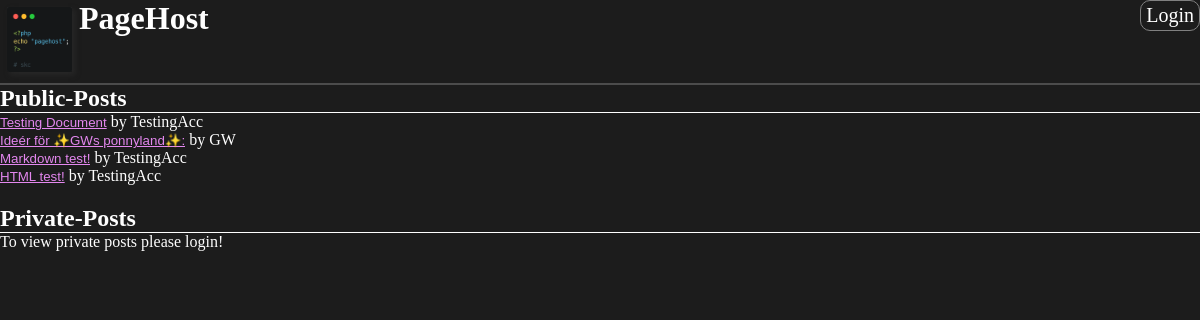
The page / on the database its author committed.
### tables this page shows
CREATE TABLE `posts` (
  `ID` int(11) NOT NULL,
  `Header` varchar(255) DEFAULT NULL,
  `Content` mediumtext DEFAULT NULL,
  `AuthorID` int(11) DEFAULT NULL,
  `ContentType` int(1) DEFAULT NULL
);

CREATE TABLE `users` (
  `ID` int(11) NOT NULL,
  `Username` varchar(45) DEFAULT NULL,
  `Password` varchar(80) DEFAULT NULL,
  `DispName` varchar(45) DEFAULT NULL,
  `ProfPic` blob DEFAULT NULL
);

### php/_functions.php (called while the page is built, shortened)
<?php
function functionExSQL($dbInstance,string $sqlcmd,bool $hasMultipleReturn=false,bool $prepare=false,string $bindTypesString="",array $prepareStatements=array(),bool $retExecuteRet=false,bool $yieldRetID=false) {
    if ($prepare == true) {
        $prepped_statement = $dbInstance->prepare($sqlcmd);
        $bindParams = array_merge(array($bindTypesString),$prepareStatements);
        $prepped_statement->bind_param(...$bindParams);
        $executeReturn = $prepped_statement->execute();
        $resultF = $prepped_statement->get_result();
    } else {
        $resultF = $dbInstance->query($sqlcmd);
    }
    if ($hasMultipleReturn == true) {
        $results = array();
        while ($res = $resultF->fetch_assoc()) {
            $results[] = $res;
        }
        return $results;
    }
    return $resultF->fetch_assoc();
}
function getClientNameFromID($dbInstance,$userTable, int $clientID) {
    $sqlcmd = "SELECT Username,DispName FROM " . $userTable . " WHERE ID=?";
    $result = functionExSQL($dbInstance,$sqlcmd,False,True,"i",array($clientID));
    if ($result != null) {
        if (in_array("DispName",array_keys($result)) && $result["DispName"] != "" && $result["DispName"] != null) {
            return $result["DispName"];
        }
        return $result["Username"];
    } else {
        return "Missing User";
    }
}
function getPostSelData($dbInstance,$postTable) {
    $sqlcmd = "SELECT ID,Header,AuthorID FROM " . $postTable;
    return functionExSQL($dbInstance,$sqlcmd,True);
}

### index.php (the view, shortened to what this page needs)
<?php
require("php/_functions.php");
$sqlargs = array("localhost","root","","pagehost");
$conRet = validateDBConnection( connectDB($sqlargs) );
if (is_string($conRet)) { echo $conRet;$dbInstance=null; } else { $dbInstance = $conRet; }
?>
<!DOCTYPE html>
<html lang="en">
<head>
    <link rel="stylesheet" href="./css/main.css">
    <link rel="stylesheet" href="./css/ui.css">
</head>
<body>
    <header>
        <div id="nav-bar" class="flex-horiz flex-maxwidth">
            <div id="nav-titling" class="flex-horiz">
                <div id="nav-logo-wrapper">
                    <img src="./images/favicon.png" alt="Logo">
                </div>
                <div id="nav-pagename">
                    <h1>PageHost</h1>
                </div>
            </div>
            <div id="button-wrapper">
                <div id="nav-login">
                    <div class="ui-button ui-size-button-big">
                        <?php
                            if (isset($_SESSION["clientID"])) {
                                echo'<a href="./signin.php?login">Personal Page</a>';
                            } else {
                                echo'<a href="./signin.php?login">Login</a>';
                            }
                        ?>
                    </div>
                </div>
            </div>
        </div>
    </header>
    <main>
        <div id="page-content">
            <section id="public-posts">
                <h2>Public-Posts</h2>
                <div class="ui-smal-hdiv"></div>
                <?php
                $posts = getPostSelData($dbInstance,"posts");
                foreach ($posts as $post) {
                    $postHeader = $post["Header"];
                    $postID = $post["ID"];
                    $postAuthor = getClientNameFromID($dbInstance,"users",$post["AuthorID"]);
                    echo <<<EOT
                    <div class="post-link">
                        <form  action="viewer.php" method="POST">
                            <input type="hidden" name="postsel_id" value="$postID">
                            <input class="styled-form-btn-to-a" type="submit" name="postsel_submit" value="$postHeader">
                            <label>by $postAuthor</label>
                        </form>
                    </div>
                    EOT;
                }
                ?>
            </section>
            <section id="private-posts">
                <h2>Private-Posts</h2>
                <div class="ui-smal-hdiv"></div>
                <?php
                    if (isset($_SESSION["clientID"])) {
                        $posts = getPostsByClient($dbInstance,"posts",$_SESSION["clientID"]);
                        if (count($posts) < 1) {
                            echo <<<EOT
                            <form method="POST" action="editor.php">
                                <input type="hidden" name="internal-call" value="true">
                                <input type="hidden" name="sendingmode" value="create-new">
                                <label>Oh looks like you haven't posted anything yet? </label><input type="submit" name="submit-create-new" value="Create new">
                            </form>
                            EOT;
                        } else {
                            foreach ($posts as $post) {
                                $postHeader = $post["Header"];
                                $postID = $post["ID"];
                                $postAuthor = getClientNameFromID($dbInstance,"users",$post["AuthorID"]);
                                echo <<<EOT
                                <div class="post-link">
                                    <form  action="viewer.php" method="POST">
                                        <input type="hidden" name="postsel_id" value="$postID">
                                        <input class="styled-form-btn-to-a" type="submit" name="postsel_submit" value="$postHeader">
                                        <label>by $postAuthor</label>
                                    </form>
                                </div>
                                EOT;
                            }
                        }
                    } else {
                        echo '<p>To view private posts please login!</p>';
                    }
                ?>
            </section>
        </div>
    </main>
</body>
</html>

### css/main.css (style rules this page uses)
:root { --background-color: #1c1c1c; --text-color: #fefefe; --link-color: #e387ee; --link-color-hover: #da54e9; }
* { padding: 0; margin: 0; border: none; }
.flex-horiz { display: flex; flex-direction: row; }
.flex-maxwidth { display: flex; justify-content: space-between; }
body { background-color: var(--background-color); color: var(--text-color); }
#nav-bar { border-bottom: 2px solid #4c4c4c; background-color: var(--background-color); }
#nav-logo-wrapper img { width: 65px; height: 65px; margin: 7px; box-shadow: 3px 3px 5px #272727; }
.styled-form-btn-to-a { background-color: rgba(0,0,0,0); color: var(--link-color); text-decoration: underline; }
#page-content section { margin-bottom: 20px; }

### css/ui.css (style rules this page uses)
:root { --ui-button-text-color: white; --ui-button-border-color: gray; --ui-horiz-divider-bcolor: #fefefe; --ui-horiz-divider-bcolor2: #2d2d2d; }
.ui-button { padding-top: 3px; padding-bottom: 3px; padding-left: 5px; padding-right: 5px; border: 1px solid var(--ui-button-border-color); border-radius: 10px; }
.ui-button a { color: var(--ui-button-text-color); text-decoration: none; }
.ui-size-button-big { font-size: 20px; }
.ui-smal-hdiv { width: 100%; background-color: var(--ui-horiz-divider-bcolor); height: 1px; }

### rows shown on the page
posts: postsel_submit "Testing Document", AuthorID.DispName "TestingAcc"
posts: postsel_submit "Ideér för ✨GWs ponnyland✨:", AuthorID.DispName "GW"
posts: postsel_submit "Markdown test!", AuthorID.DispName "TestingAcc"
posts: postsel_submit "HTML test!", AuthorID.DispName "TestingAcc"
